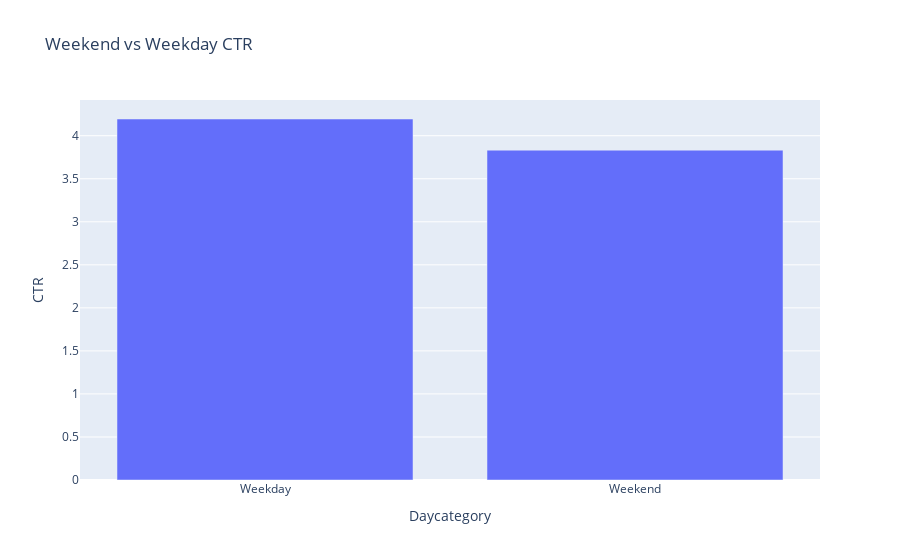

Notebook code for this chart:
### Code cell
fig = px.bar(daycategory_ctr,x='Daycategory',y='CTR',
             title='Weekend vs Weekday CTR')
fig.show()

### Figure 1 — Plotly figure (JSON) as saved in the notebook; plotly's stock layout.template omitted (floating-point values rounded to 4 significant figures)
{"data": [{"alignmentgroup": "True", "hovertemplate": "Daycategory=%{x}<br>CTR=%{y}<extra></extra>", "legendgroup": "", "marker": {"color": "#636efa", "pattern": {"shape": ""}}, "name": "", "offsetgroup": "", "orientation": "v", "showlegend": false, "textposition": "auto", "type": "bar", "x": ["Weekday", "Weekend"], "xaxis": "x", "y": [4.194, 3.832], "yaxis": "y"}], "layout": {"autosize": true, "barmode": "relative", "legend": {"tracegroupgap": 0}, "title": {"text": "Weekend vs Weekday CTR"}, "xaxis": {"anchor": "y", "autorange": true, "domain": [0, 1], "range": [-0.5, 1.5], "title": {"text": "Daycategory"}, "type": "category"}, "yaxis": {"anchor": "x", "autorange": true, "domain": [0, 1], "range": [0, 4.415], "title": {"text": "CTR"}, "type": "linear"}}}
